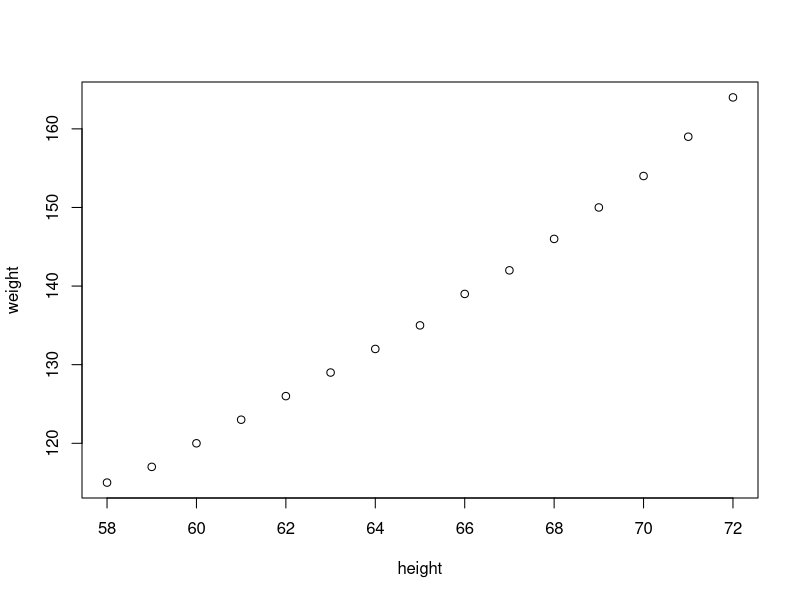
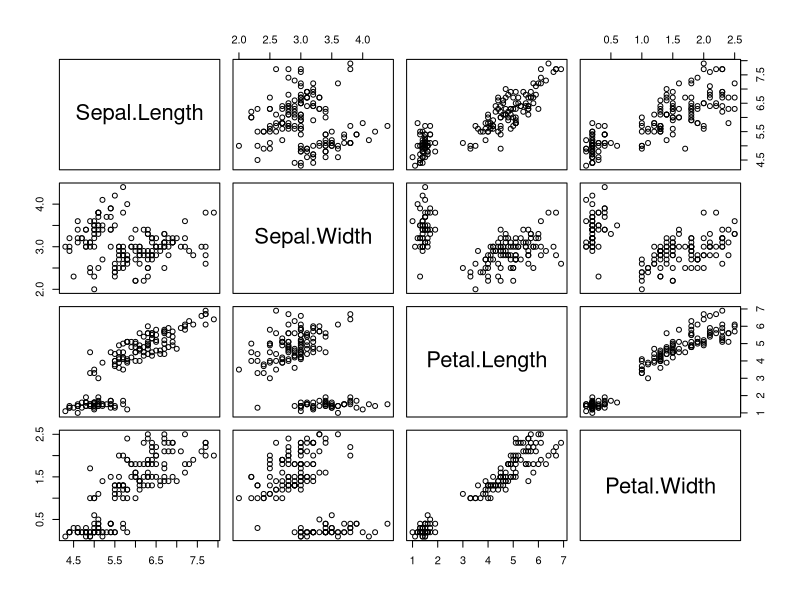

The R source for these figures, in order:
#散布図
#説明変数[独立変数]xと目的変数[従属変数]y
#独立変数はあるシステムに対する入力(input)
#従属変数はシステムからの出力(output)

#散布図は回帰分析や2変数の数式モデルを求める数理モデル化につかえる
data(women)
plot(women) #height:xとweight:y

data(iris)
plot(iris[,1:4])

#petal.Lengthとpetal.Widthの相関がつよい